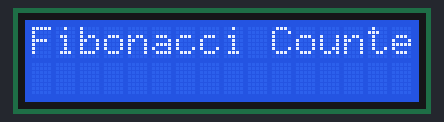
Recording of a sketch running on a simulated Arduino Uno, built with avr-gcc and run on an emulated ATmega328P. On the bench: 16×2 character LCD.

Above: at 0.1 s.
At 0.52 s:
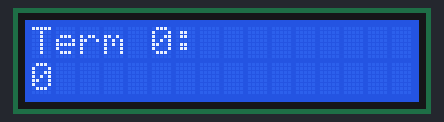
At 3.86 s:
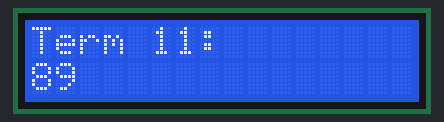
At 7.51 s:
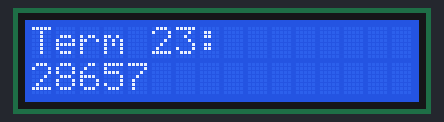
At 11.17 s:
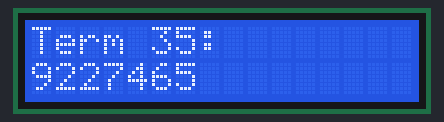
At 14.84 s:
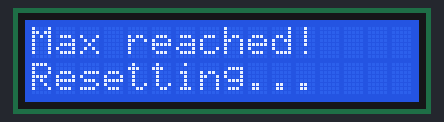

The sketch:

Code_Module_2_Task_4.ino
```cpp
#include <LiquidCrystal.h>

// Initialize LCD with the same pin configuration as before
LiquidCrystal lcd(7, 6, 5, 4, 3, 2);

// Fibonacci variables
unsigned long previous1 = 0;  // F(n-2)
unsigned long previous2 = 1;  // F(n-1)
unsigned long current = 0;    // F(n)
int term = 0;                 // Term counter

void setup() {
  lcd.begin(16, 2);
  lcd.print("Fibonacci Counter");
  delay(300);
  lcd.clear();
}

void loop() {
  // Calculate next Fibonacci number
  if (term == 0) {
    current = 0;
  }
  else if (term == 1) {
    current = 1;
  }
  else {
    current = previous1 + previous2;
  }

  // Display the current term
  lcd.setCursor(0, 0);
  lcd.print("Term ");
  lcd.print(term);
  lcd.print(": ");

  lcd.setCursor(0, 1);
  lcd.print("                "); // Clear line
  lcd.setCursor(0, 1);
  lcd.print(current);

  // Update previous values for next iteration
  previous1 = previous2;
  previous2 = current;
  term++;

  // Check for overflow
  if (current + previous1 < previous1) { // Overflow occurred
    lcd.clear();
    lcd.print("Max reached!");
    lcd.setCursor(0, 1);
    lcd.print("Resetting...");
    delay(300);
    resetCounter();
  }

  delay(300); // Delay between terms
}

void resetCounter() {
  previous1 = 0;
  previous2 = 1;
  current = 0;
  term = 0;
  lcd.clear();
}
```

Measured:
- by itself, everything shown: repeats every 14.9 s, in 49 steps
